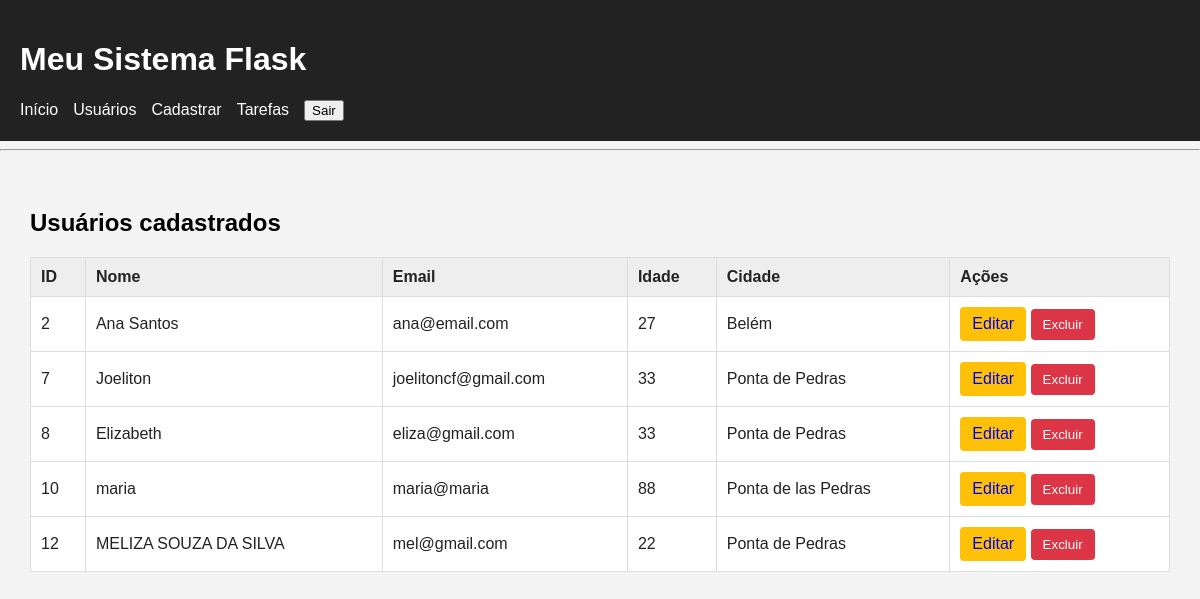
Before: /usuarios/usuarios (signed in) with the older database file.
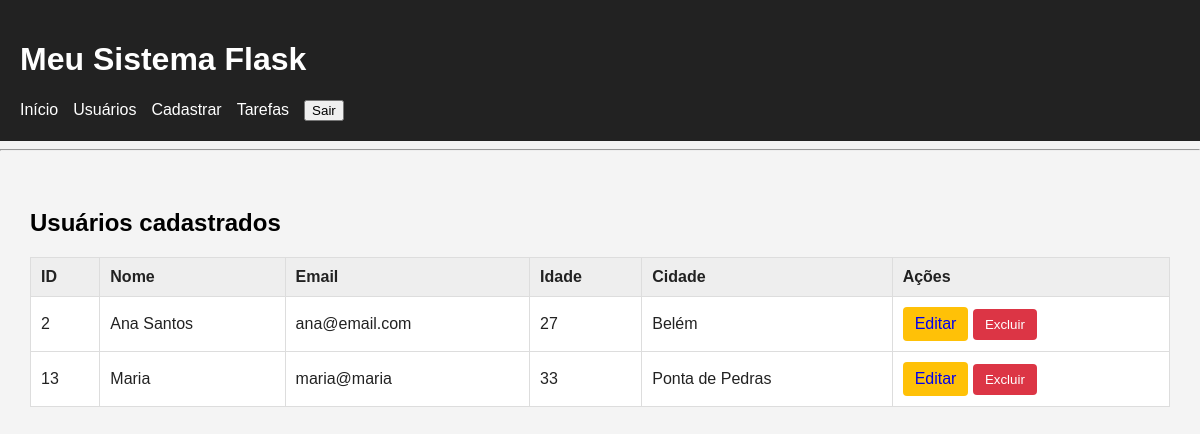
After: the same page with the newer database file.
### tables this page shows
CREATE TABLE usuarios (
                       id  INTEGER PRIMARY KEY AUTOINCREMENT,
                       nome TEXT NOT NULL, 
                       email TEXT NOT NULL,
                       idade INTERGER,
                       cidade TEXT                       
                   );

### routes/usuarios.py (the view)
@usuarios_bp.route("/usuarios")
@login_required
def usuarios():
    lista = listar_usuarios()
    return render_template('usuarios.html', usuarios=lista)

### auth_utils.py (called while the page is built, shortened)
def login_required(funcao):
    @wraps(funcao)
    def verificar_login(*args, **kwargs):
        return funcao(*args, **kwargs)
    return verificar_login

### banco.py (called while the page is built)
def conectar():
    conexao = sqlite3.connect("banco.db")
    conexao.row_factory = sqlite3.Row
    conexao.execute(
        "PRAGMA foreign_keys = ON"
    )
    return conexao

def listar_usuarios():
    conexao = conectar()
    cursor = conexao.cursor()
    cursor.execute("""
                       SELECT * FROM usuarios
                       """)
    usuarios = cursor.fetchall()
    conexao.close()
    return usuarios

### templates/usuarios.html (shortened to what this page needs)
{% extends "base.html" %}
{% block conteudo %}
<h2>Usuários cadastrados</h2>
<table class="tabela">
    <thead style="background-color: blue; color: white;">
        <tr>
            <th>ID</th>
            <th>Nome</th>
            <th>Email</th>
            <th>Idade</th>
            <th>Cidade</th>
            <th>Ações</th>
        </tr>
    </thead>
    <tbody>
        {% for usuario in usuarios %}
        <tr>
            <td>{{usuario.id}}</td>
            <td>{{usuario.nome}}</td>
            <td>{{usuario.email}}</td>
            <td>{{usuario.idade}}</td>
            <td>{{usuario.cidade}}</td>
            <td>
                <a href="{{ url_for('usuarios.editar', id=usuario.id) }}" class="botao botao-editar" style="text-decoration: none;">Editar</a>
                <form action="{{ url_for('usuarios.excluir', id=usuario.id) }}" method="POST" class="form-excluir""
                    onsubmit="return confirm('Deseja realmente excluir este usuário?')">
                    <button type="submit" class="botao botao-excluir">Excluir</button>
                </form>
            </td>
        </tr>
        {% endfor %}
    </tbody>
</table>
{% endblock %}

### templates/base.html (shortened to what this page needs)
<!DOCTYPE html>
<html lang="pt-br">
<head>
    <link rel="stylesheet" href="{{url_for('static', filename='css/style.css')}}">
</head>
<body>
    <header>
        <h1>Meu Sistema Flask</h1>
        <nav>
            <a href="{{ url_for('inicio') }}">
                Início
            </a>
            {% if session.get("conta_id") %}
            <a href="{{ url_for('usuarios.usuarios') }}">
                Usuários
            </a>
            <a href="{{ url_for('usuarios.cadastro') }}">
                Cadastrar
            </a>
            <a href="{{ url_for('tarefas.tarefas') }}">
                Tarefas
            </a>
            <form action="{{ url_for('auth.logout') }}" method="POST" >
                <button type="submit" >
                    Sair
                </button>
            </form>
            {% endif %}
        </nav>
    </header>
    <hr>
    <main>
        {% block conteudo %}
        {% endblock %}
    </main>
</body>
</html>

### static/css/style.css (style rules this page uses)
body { font-family: Arial, sans-serif; margin: 0; background-color: #f4f4f4; }
header { background-color: #222; color: white; padding: 20px; }
main { padding: 30px; }
nav { display: flex; gap: 15px; align-items: center; }
nav a { color: white; text-decoration: none; }
nav form { margin: 0; }
.tabela { width: 100%; border-collapse: collapse; background-color: white; }
.tabela th, .tabela td { border: 1px solid #ddd; padding: 10px; text-align: left; color: #222; }
.tabela th { background-color: #eee; }
.botao { display: inline-block; padding: 8px 12px; text-decoration: none; border: none; border-radius: 4px; cursor: pointer; }
.botao-editar { background-color: #ffc107; }
.botao-excluir { background-color: #dc3545; color: white; }
.form-excluir { display: inline; }

Changed rows visible on the page:
removed usuarios: id "7", nome "Joeliton", email "joelitoncf@gmail.com", idade "33", cidade "Ponta de Pedras"
removed usuarios: id "8", nome "Elizabeth", email "eliza@gmail.com", idade "33", cidade "Ponta de Pedras"
removed usuarios: id "10", nome "maria", email "maria@maria", idade "88", cidade "Ponta de las Pedras"
removed usuarios: id "12", nome "MELIZA SOUZA DA SILVA", email "mel@gmail.com", idade "22", cidade "Ponta de Pedras"
added usuarios: id "13", nome "Maria", email "maria@maria", idade "33", cidade "Ponta de Pedras"
